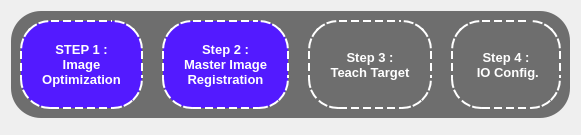
     <widget class="QWidget" name="tab">
      <attribute name="title">
       <string>Master Image reg.</string>
      </attribute>
      <layout class="QVBoxLayout" name="verticalLayout_4">
       <item>
        <widget class="QFrame" name="frame_4">
         <property name="styleSheet">
          <string notr="true">QFrame{
	border:none;
	border-radius:30%;
	color: rgb(255, 255, 255);
	background-color: rgb(110, 110, 110);
}
</string>
         </property>
         <property name="frameShape">
          <enum>QFrame::Shape::StyledPanel</enum>
         </property>
         <property name="frameShadow">
          <enum>QFrame::Shadow::Raised</enum>
         </property>
         <layout class="QHBoxLayout" name="horizontalLayout_5">
          <item>
           <widget class="QLabel" name="label_22">
            <property name="font">
             <font>
              <pointsize>10</pointsize>
              <bold>true</bold>
             </font>
            </property>
            <property name="styleSheet">
             <string notr="true">QLabel{
	padding:20px;
	border:2px dashed white;
	boarder-radius:20%;
	background-color: rgb(83, 26, 255);
}</string>
            </property>
            <property name="text">
             <string>STEP 1 :
Image
Optimization</string>
            </property>
            <property name="alignment">
             <set>Qt::AlignmentFlag::AlignCenter</set>
            </property>
           </widget>
          </item>
          <item alignment="">
           <widget class="QLabel" name="label_23">
            <property name="text">
             <string/>
            </property>
            <property name="pixmap">
             <pixmap resource="StaticAssets.qrc">:/Icons/Assets/Icons/icons8-forward-arrow-100.png</pixmap>
            </property>
           </widget>
          </item>
          <item>
           <widget class="QLabel" name="label_24">
            <property name="font">
             <font>
              <pointsize>10</pointsize>
              <bold>true</bold>
             </font>
            </property>
            <property name="styleSheet">
             <string notr="true">QLabel{
	padding:20px;
	border:2px dashed white;
	boarder-radius:20%;
	background-color: rgb(83, 26, 255);
}</string>
            </property>
            <property name="text">
             <string>Step 2 :
Master Image
Registration</string>
            </property>
            <property name="alignment">
             <set>Qt::AlignmentFlag::AlignCenter</set>
            </property>
           </widget>
          </item>
          <item alignment="">
           <widget class="QLabel" name="label_25">
            <property name="text">
             <string/>
            </property>
            <property name="pixmap">
             <pixmap resource="StaticAssets.qrc">:/Icons/Assets/Icons/icons8-forward-arrow-100.png</pixmap>
            </property>
           </widget>
          </item>
          <item>
           <widget class="QLabel" name="label_26">
            <property name="font">
             <font>
              <pointsize>10</pointsize>
              <bold>true</bold>
             </font>
            </property>
            <property name="styleSheet">
             <string notr="true">QLabel{
	padding:20px;
	border:2px dashed white;
}</string>
            </property>
            <property name="text">
             <string>Step 3 :
Teach Target</string>
            </property>
            <property name="alignment">
             <set>Qt::AlignmentFlag::AlignCenter</set>
            </property>
           </widget>
          </item>
          <item alignment="">
           <widget class="QLabel" name="label_27">
            <property name="text">
             <string/>
            </property>
            <property name="pixmap">
             <pixmap resource="StaticAssets.qrc">:/Icons/Assets/Icons/icons8-forward-arrow-100.png</pixmap>
            </property>
           </widget>
          </item>
          <item>
           <widget class="QLabel" name="label_28">
            <property name="font">
             <font>
              <pointsize>10</pointsize>
              <bold>true</bold>
             </font>
            </property>
            <property name="styleSheet">
             <string notr="true">QLabel{
	padding:20px;
	border:2px dashed white;
}</string>
            </property>
            <property name="text">
             <string>Step 4 :
 IO Config.</string>
            </property>
            <property name="alignment">
             <set>Qt::AlignmentFlag::AlignCenter</set>
            </property>
           </widget>
          </item>
         </layout>
        </widget>
       </item>
       <item>
        <widget class="QFrame" name="frame_5">
         <property name="sizePolicy">
          <sizepolicy hsizetype="Preferred" vsizetype="Expanding">
           <horstretch>0</horstretch>
           <verstretch>0</verstretch>
          </sizepolicy>
         </property>
         <property name="styleSheet">
          <string notr="true">QFrame{
	border:none;
	border-radius:30%;
	color: rgb(255, 255, 255);
	background-color: rgb(110, 110, 110);
}
</string>
         </property>
         <property name="frameShape">
          <enum>QFrame::Shape::StyledPanel</enum>
         </property>
         <property name="frameShadow">
          <enum>QFrame::Shadow::Raised</enum>
         </property>
        </widget>
       </item>
      </layout>
     </widget>
